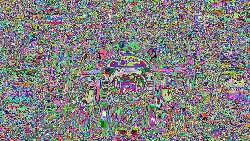
#> input picture Lab8/im1.bmp, 250 x 141 px
$ python algorytm.py
#> lines starting #> are read from the running program, lines starting #| are printed output that depends on the picture
def plus(a,b):
    n=len(a)
    wynik=""
    for i in range(n):
        wynik+=str(( int(a[i])+int(b[i]) ) % 2)
    return wynik

def f(a,klucz):
    n=len(klucz)
    k=int(klucz,2)

    wynik=""
    for i in range(n):
        wynik+=str(( int(a[i])+k+int(klucz[i])) % 2)
    return wynik

def feistel(dane,klucz):
        dlugosc=len(klucz)
        L0=dane[0:dlugosc]
        R0=dane[dlugosc:2*dlugosc]
        L1=R0
        fei=f(R0,klucz)
        R1=plus(L0,fei)
        return L1+R1
from PIL import Image

def read_image(fname):
#> called with fname = 'im1.bmp'
    img = Image.open(fname)
#> img is the input picture: PIL image 250x141 RGB; mean R, G, B 128.7, 128, 126.9
    pixels = img.load()
    return img,pixels

def blokowy(img,pixels,nazwa,klucz,p,write=False,log=False):
#> called with nazwa = 'im1.bmp', klucz = '110101000001', p = 0, write = True, log = True
    dlugosc=len(klucz)

    lista=""
    for i in range(img.size[0]):    #szerokosc
        for j in range(img.size[1]): #wysokosc
            for k in range(3):
                pixel=bin(pixels[i,j][k])
                pixel=pixel[2:]
                pixel=pixel.zfill(8)
                lista+=pixel
    if log:
        print("Obraz został zamieniony na ciąg bitów")

    #Feistel
    lista2=""
    for i in range(0,len(lista),2*dlugosc):
        blok=lista[i:i+2*dlugosc]
        if p==0:
            blok=blok[dlugosc:2*dlugosc]+blok[0:dlugosc]
        blok=feistel(blok,klucz) # 1 iteracja
        blok=feistel(blok,klucz) # 2 iteracja
        if p==0:
            blok=blok[dlugosc:2*dlugosc]+blok[0:dlugosc]
        lista2+=blok

    if p==1 and log:
        print("Szyfrowanie zakończone")
    elif p==0 and log:
        print("Deszyfrowanie zakończone")

    #zapis do pliku po pikselu
    for i in range(img.size[0]):    #szerokosc
        for j in range(img.size[1]): #wysokosc
            pixel=lista2[0:24]
            lista2=lista2[24:]
            pixels[i,j]=(int(pixel[0:8],2),int(pixel[8:16],2),int(pixel[16:24],2),2)
##    img.show()
    if not write:
        return img
    if p==1:
        nazwa2=nazwa[:-4]+"_"+klucz+".bmp"
    elif p==0:
        nazwa2=nazwa[:-4]+"_"+klucz+"1.bmp"
    img.save(nazwa2)
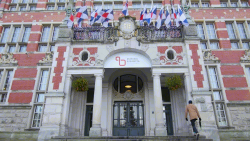
#> saved as im1_1101010000011.bmp: PIL image 250x141 RGB; mean R, G, B 141.5, 137.7, 144.4
    if log:
        print("Obraz wynikowy zostal zapisany jako " + nazwa2)
    return img

if __name__ == '__main__':
    klucz="110101000001" #klucz dlugosci 12
    name="im1.bmp"
    im,pix=read_image(name)
    blokowy(im,pix,name,klucz,0,write=True,log=True) # 0 oznacza probe deszyfrowania

$ run again, with Lab8/im1_1101010000011.bmp copied over Lab8/im1.bmp
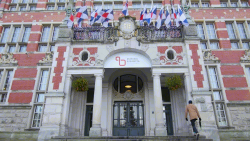
#> input picture Lab8/im1_1101010000011.bmp, 250 x 141 px
#> in read_image, img is the input picture: PIL image 250x141 RGB; mean R, G, B 141.5, 137.7, 144.4
#> in blokowy, `img.save(nazwa2)`:
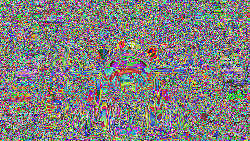
#> saved as im1_1101010000011.bmp: PIL image 250x141 RGB; mean R, G, B 129.1, 127.1, 126.6
